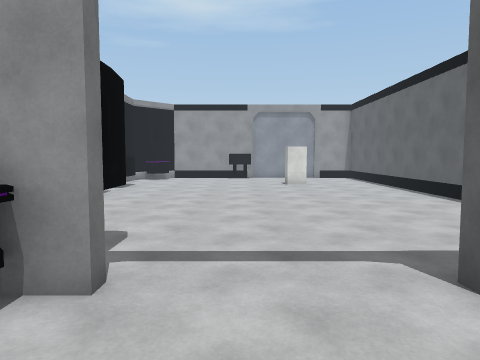
view 1 (above)

15 first-person views from a walk through a scene from a Unity 3-D project. The camera is 1.5 m above the floor, tilts 4° down and sees 70° across. The floor is counted in squares, 1 m on a side. Each view is taken from the middle of a square. On the plan, view 1 faces up. The plan holds only what a view shows up to about 16 squares ahead; the rest is blank. The place goes on beyond the plan. The player is left out. Surface patterns are stand-ins for the level's own textures.

view 2
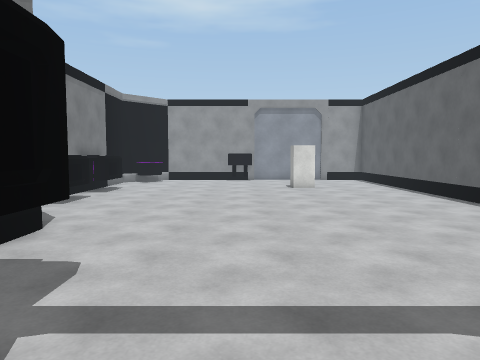

view 3
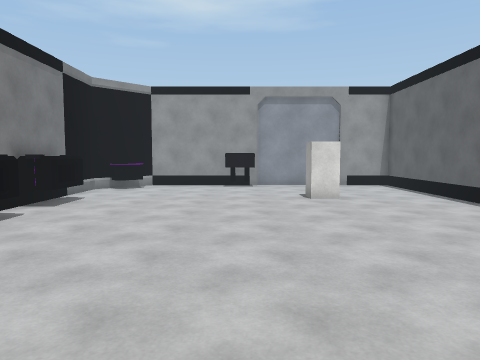

view 4
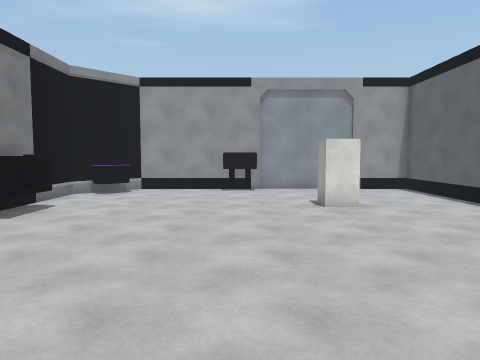

view 5
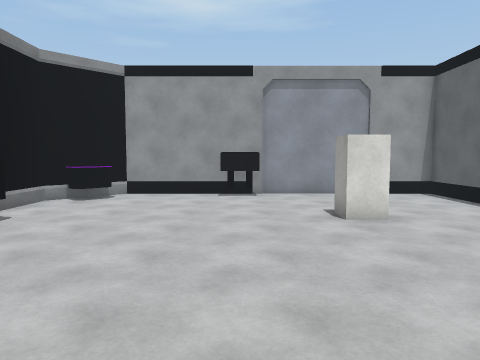

view 6
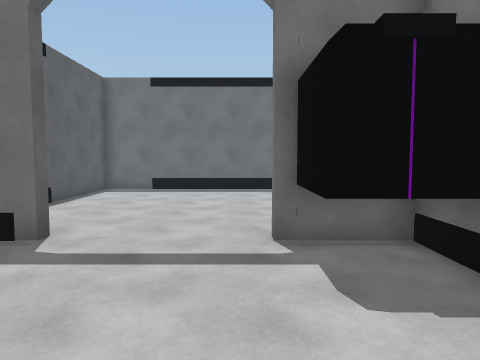

view 7
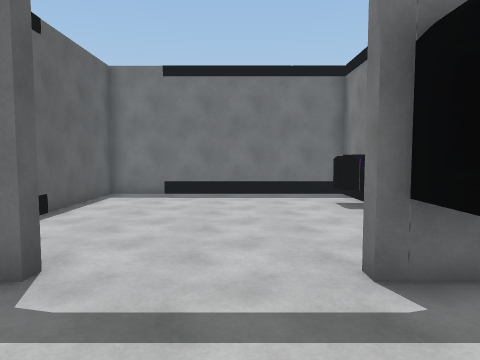

view 8
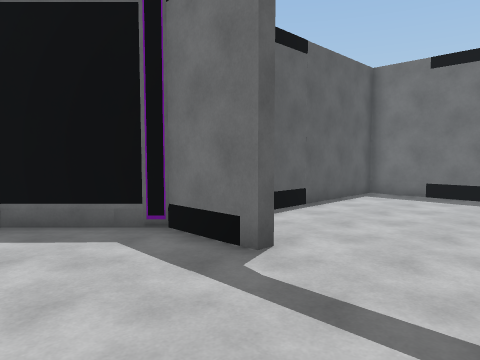

view 9
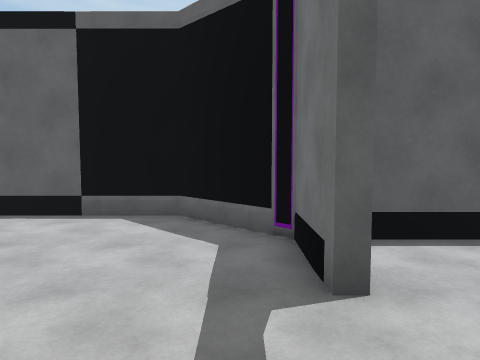

view 10
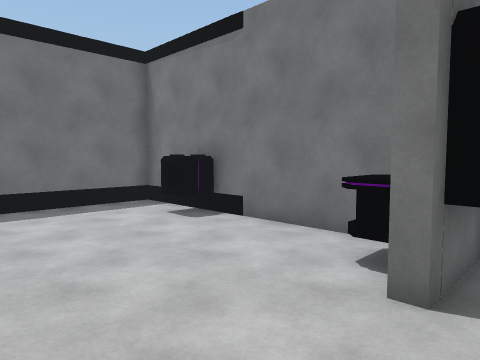

view 11
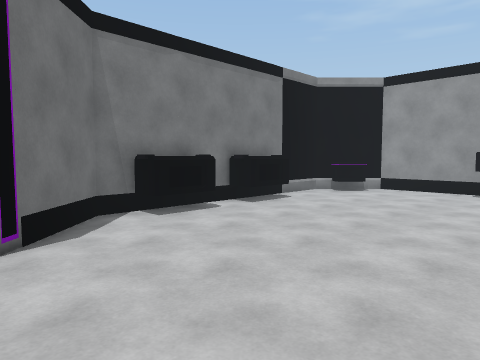

view 12
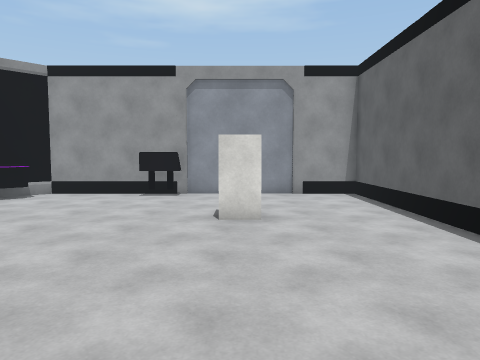

view 13
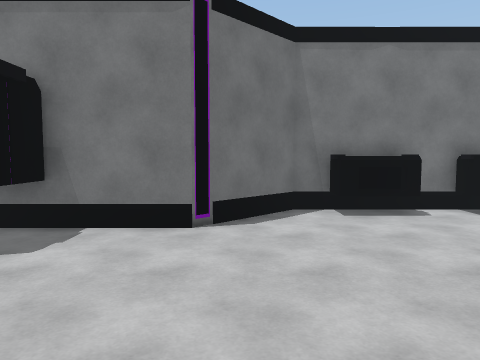

view 14
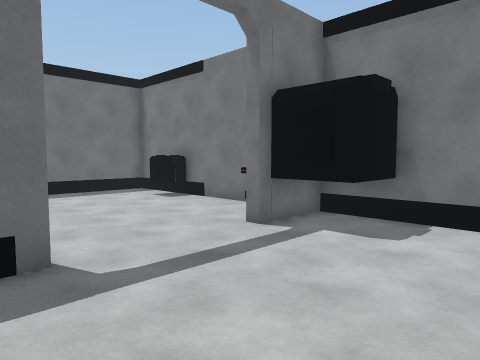

view 15
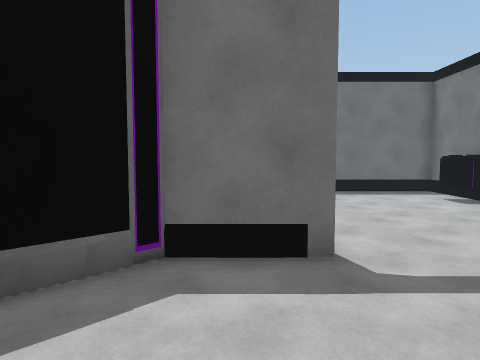

### Floor plan
Points are (right, up) in squares from view 1. A wall is a line through its corners. A room is listed if a view was taken in it or the views show most of it. See-through windows are left out.
Room 1 (views 1, 2, 3, 4, 5, 6, 7, 8, 9, 10, 11, 12, 13, 14, 15)
walls: (2.6, 3.5) (2.6, 4) (5.1, 4) (7.6, 6.5) (7.6, 23.6) (-4.5, 23.6) (-6.6, 21.5) (-6.6, 11.5) (-4.1, 9) (-4.1, 4) (-1.6, 4) (-1.6, 3.6) (-2.6, 3.6); (-4.1, 2.8) (-4.1, -1.5); (0.8, 22.7) (-0.8, 22.7); (-4.1, -3.4) (-4.1, -5.6) (5.1, -5.6) (5.1, 2.6)
objects: other object (-6, 13) to (-6, 14); other object (-6, 16) to (-6, 18); other object (-6, 21) to (-5, 22); other object (-4, -3) to (-3, -2); other object (-4, 5) to (-2, 6); other object (-3, 3) to (-2, 3); block (3, 18) to (3, 19)

Positions as (right, up) in squares from view 1, and headings:
1: (0, 0), facing up
2: (0, 2), facing up
3: (0, 6), facing up
4: (0, 8), facing up
5: (0, 10), facing up
6: (-1, 10), facing down
7: (0, 8), facing down
8: (-1, 8), facing down-right
9: (-1, 5), facing right
10: (2, 5), facing down-left
11: (2, 8), facing up-left
12: (3, 10), facing up
13: (3, 10), facing left
14: (4, 9), facing down-left
15: (4, 9), facing down
